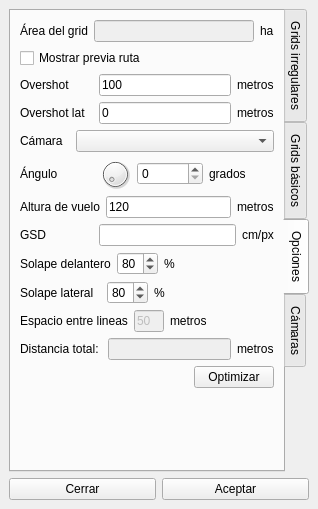
<?xml version="1.0" encoding="UTF-8"?>
<ui version="4.0">
 <class>GridDockWidget</class>
 <widget class="QDockWidget" name="GridDockWidget">
  <property name="geometry">
   <rect>
    <x>0</x>
    <y>0</y>
    <width>318</width>
    <height>509</height>
   </rect>
  </property>
  <property name="sizePolicy">
   <sizepolicy hsizetype="Minimum" vsizetype="Minimum">
    <horstretch>0</horstretch>
    <verstretch>0</verstretch>
   </sizepolicy>
  </property>
  <property name="windowTitle">
   <string>Grid</string>
  </property>
  <widget class="QWidget" name="dockWidgetContents">
   <layout class="QVBoxLayout" name="verticalLayout_4">
    <item>
     <widget class="QTabWidget" name="tabWidget">
      <property name="tabPosition">
       <enum>QTabWidget::East</enum>
      </property>
      <property name="currentIndex">
       <number>2</number>
      </property>
      <widget class="QWidget" name="tab">
       <attribute name="title">
        <string>Grids irregulares</string>
       </attribute>
       <layout class="QVBoxLayout" name="verticalLayout_3">
        <item>
         <widget class="QRadioButton" name="cajaRadioButton">
          <property name="text">
           <string>Caja envolvente</string>
          </property>
          <property name="checked">
           <bool>true</bool>
          </property>
         </widget>
        </item>
        <item>
         <layout class="QVBoxLayout" name="verticalLayout_2">
          <item>
           <layout class="QHBoxLayout" name="horizontalLayout_4">
            <item>
             <widget class="QPushButton" name="hadBoton">
              <property name="minimumSize">
               <size>
                <width>48</width>
                <height>48</height>
               </size>
              </property>
              <property name="text">
               <string/>
              </property>
              <property name="icon">
               <iconset resource="recursos.qrc">
                <normaloff>:/iconos/images/HAD32.png</normaloff>:/iconos/images/HAD32.png</iconset>
              </property>
              <property name="iconSize">
               <size>
                <width>48</width>
                <height>48</height>
               </size>
              </property>
              <property name="checkable">
               <bool>true</bool>
              </property>
             </widget>
            </item>
            <item>
             <widget class="QPushButton" name="haiBoton">
              <property name="text">
               <string/>
              </property>
              <property name="icon">
               <iconset resource="recursos.qrc">
                <normaloff>:/iconos/images/HAI32.png</normaloff>:/iconos/images/HAI32.png</iconset>
              </property>
              <property name="iconSize">
               <size>
                <width>48</width>
                <height>48</height>
               </size>
              </property>
              <property name="checkable">
               <bool>true</bool>
              </property>
             </widget>
            </item>
           </layout>
          </item>
          <item>
           <layout class="QHBoxLayout" name="horizontalLayout_3">
            <item>
             <widget class="QPushButton" name="habdBoton">
              <property name="text">
               <string/>
              </property>
              <property name="icon">
               <iconset resource="recursos.qrc">
                <normaloff>:/iconos/images/HABD32.png</normaloff>:/iconos/images/HABD32.png</iconset>
              </property>
              <property name="iconSize">
               <size>
                <width>48</width>
                <height>48</height>
               </size>
              </property>
              <property name="checkable">
               <bool>true</bool>
              </property>
             </widget>
            </item>
            <item>
             <widget class="QPushButton" name="habiBoton">
              <property name="text">
               <string/>
              </property>
              <property name="icon">
               <iconset resource="recursos.qrc">
                <normaloff>:/iconos/images/HABI32.png</normaloff>:/iconos/images/HABI32.png</iconset>
              </property>
              <property name="iconSize">
               <size>
                <width>48</width>
                <height>48</height>
               </size>
              </property>
              <property name="checkable">
               <bool>true</bool>
              </property>
             </widget>
            </item>
           </layout>
          </item>
          <item>
           <layout class="QHBoxLayout" name="horizontalLayout_2">
            <item>
             <widget class="QPushButton" name="vabdBoton">
              <property name="text">
               <string/>
              </property>
              <property name="icon">
               <iconset resource="recursos.qrc">
                <normaloff>:/iconos/images/VABD32.png</normaloff>:/iconos/images/VABD32.png</iconset>
              </property>
              <property name="iconSize">
               <size>
                <width>48</width>
                <height>48</height>
               </size>
              </property>
              <property name="checkable">
               <bool>true</bool>
              </property>
             </widget>
            </item>
            <item>
             <widget class="QPushButton" name="vabiBoton">
              <property name="text">
               <string/>
              </property>
              <property name="icon">
               <iconset resource="recursos.qrc">
                <normaloff>:/iconos/images/VABI32.png</normaloff>:/iconos/images/VABI32.png</iconset>
              </property>
              <property name="iconSize">
               <size>
                <width>48</width>
                <height>48</height>
               </size>
              </property>
              <property name="checkable">
               <bool>true</bool>
              </property>
             </widget>
            </item>
           </layout>
          </item>
          <item>
           <layout class="QHBoxLayout" name="horizontalLayout">
            <item>
             <widget class="QPushButton" name="vadBoton">
              <property name="text">
               <string/>
              </property>
              <property name="icon">
               <iconset resource="recursos.qrc">
                <normaloff>:/iconos/images/VAD32.png</normaloff>:/iconos/images/VAD32.png</iconset>
              </property>
              <property name="iconSize">
               <size>
                <width>48</width>
                <height>48</height>
               </size>
              </property>
              <property name="checkable">
               <bool>true</bool>
              </property>
             </widget>
            </item>
            <item>
             <widget class="QPushButton" name="vaiBoton">
              <property name="text">
               <string/>
              </property>
              <property name="icon">
               <iconset resource="recursos.qrc">
                <normaloff>:/iconos/images/VAI32.png</normaloff>:/iconos/images/VAI32.png</iconset>
              </property>
              <property name="iconSize">
               <size>
                <width>48</width>
                <height>48</height>
               </size>
              </property>
              <property name="checkable">
               <bool>true</bool>
              </property>
             </widget>
            </item>
           </layout>
          </item>
         </layout>
        </item>
        <item>
         <widget class="QCheckBox" name="verCajaCheckBox">
          <property name="text">
           <string>Ver caja envolvente</string>
          </property>
         </widget>
        </item>
        <item>
         <spacer name="verticalSpacer">
          <property name="orientation">
           <enum>Qt::Vertical</enum>
          </property>
          <property name="sizeHint" stdset="0">
           <size>
            <width>20</width>
            <height>40</height>
           </size>
          </property>
         </spacer>
        </item>
       </layout>
      </widget>
      <widget class="QWidget" name="tab_2">
       <attribute name="title">
        <string>Grids básicos</string>
       </attribute>
       <layout class="QVBoxLayout" name="verticalLayout">
        <item>
         <widget class="QRadioButton" name="poligonoRadioButton">
          <property name="text">
           <string>Polígono</string>
          </property>
         </widget>
        </item>
       </layout>
      </widget>
      <widget class="QWidget" name="tab_4">
       <attribute name="title">
        <string>Opciones</string>
       </attribute>
       <layout class="QVBoxLayout" name="verticalLayout_5">
        <item>
         <layout class="QHBoxLayout" name="horizontalLayout_8">
          <item>
           <widget class="QLabel" name="areaLabel">
            <property name="text">
             <string>Área del grid</string>
            </property>
           </widget>
          </item>
          <item>
           <widget class="QLineEdit" name="areaGridTextEdit">
            <property name="enabled">
             <bool>false</bool>
            </property>
           </widget>
          </item>
          <item>
           <widget class="QLabel" name="label">
            <property name="text">
             <string>ha</string>
            </property>
           </widget>
          </item>
         </layout>
        </item>
        <item>
         <widget class="QCheckBox" name="visualizarRutaCheckBox">
          <property name="text">
           <string>Mostrar previa ruta</string>
          </property>
          <property name="checked">
           <bool>false</bool>
          </property>
         </widget>
        </item>
        <item>
         <layout class="QHBoxLayout" name="horizontalLayout_6">
          <item>
           <widget class="QLabel" name="overshotLabel">
            <property name="minimumSize">
             <size>
              <width>73</width>
              <height>0</height>
             </size>
            </property>
            <property name="text">
             <string>Overshot</string>
            </property>
           </widget>
          </item>
          <item>
           <widget class="QLineEdit" name="overshotTextEdit">
            <property name="text">
             <string>100</string>
            </property>
           </widget>
          </item>
          <item>
           <widget class="QLabel" name="metros1Label">
            <property name="enabled">
             <bool>true</bool>
            </property>
            <property name="text">
             <string>metros</string>
            </property>
           </widget>
          </item>
         </layout>
        </item>
        <item>
         <layout class="QHBoxLayout" name="horizontalLayout_13">
          <item>
           <widget class="QLabel" name="overshotlatLabel">
            <property name="minimumSize">
             <size>
              <width>73</width>
              <height>0</height>
             </size>
            </property>
            <property name="text">
             <string>Overshot lat</string>
            </property>
           </widget>
          </item>
          <item>
           <widget class="QLineEdit" name="overshotLatEditText">
            <property name="text">
             <string>0</string>
            </property>
           </widget>
          </item>
          <item>
           <widget class="QLabel" name="metros2Label">
            <property name="text">
             <string>metros</string>
            </property>
           </widget>
          </item>
         </layout>
        </item>
        <item>
         <layout class="QHBoxLayout" name="horizontalLayout_9">
          <item>
           <widget class="QLabel" name="camaraLabel">
            <property name="maximumSize">
             <size>
              <width>50</width>
              <height>16777215</height>
             </size>
            </property>
            <property name="text">
             <string>Cámara</string>
            </property>
           </widget>
          </item>
          <item>
           <widget class="QComboBox" name="comboBox"/>
          </item>
         </layout>
        </item>
        <item>
         <layout class="QHBoxLayout" name="horizontalLayout_14">
          <item>
           <widget class="QLabel" name="anguloLabel">
            <property name="minimumSize">
             <size>
              <width>73</width>
              <height>0</height>
             </size>
            </property>
            <property name="text">
             <string>Ángulo</string>
            </property>
           </widget>
          </item>
          <item>
           <widget class="QDial" name="anguloDial">
            <property name="maximumSize">
             <size>
              <width>32</width>
              <height>32</height>
             </size>
            </property>
            <property name="maximum">
             <number>359</number>
            </property>
           </widget>
          </item>
          <item>
           <widget class="QSpinBox" name="anguloSpinBox">
            <property name="maximum">
             <number>359</number>
            </property>
           </widget>
          </item>
          <item>
           <widget class="QLabel" name="gradosAnguloLabel">
            <property name="text">
             <string>grados</string>
            </property>
           </widget>
          </item>
         </layout>
        </item>
        <item>
         <layout class="QHBoxLayout" name="horizontalLayout_7">
          <item>
           <widget class="QLabel" name="alturaLabel">
            <property name="minimumSize">
             <size>
              <width>73</width>
              <height>0</height>
             </size>
            </property>
            <property name="text">
             <string>Altura de vuelo</string>
            </property>
           </widget>
          </item>
          <item>
           <widget class="QLineEdit" name="alturaVueloTextEdit">
            <property name="enabled">
             <bool>true</bool>
            </property>
            <property name="text">
             <string>120</string>
            </property>
           </widget>
          </item>
          <item>
           <widget class="QLabel" name="metros3Label">
            <property name="text">
             <string>metros</string>
            </property>
           </widget>
          </item>
         </layout>
        </item>
        <item>
         <layout class="QHBoxLayout" name="horizontalLayout_15">
          <item>
           <widget class="QLabel" name="label_2">
            <property name="minimumSize">
             <size>
              <width>73</width>
              <height>0</height>
             </size>
            </property>
            <property name="text">
             <string>GSD</string>
            </property>
           </widget>
          </item>
          <item>
           <widget class="QLineEdit" name="gsdText"/>
          </item>
          <item>
           <widget class="QLabel" name="label_3">
            <property name="text">
             <string>cm/px</string>
            </property>
           </widget>
          </item>
         </layout>
        </item>
        <item>
         <layout class="QHBoxLayout" name="horizontalLayout_10">
          <item>
           <widget class="QLabel" name="solapedelanteroLabel">
            <property name="text">
             <string>Solape delantero</string>
            </property>
           </widget>
          </item>
          <item>
           <widget class="QSpinBox" name="solapeDelanteroSpinBox">
            <property name="enabled">
             <bool>true</bool>
            </property>
            <property name="minimum">
             <number>1</number>
            </property>
            <property name="value">
             <number>80</number>
            </property>
           </widget>
          </item>
          <item>
           <widget class="QLabel" name="porcentaje1Label">
            <property name="text">
             <string>%</string>
            </property>
           </widget>
          </item>
          <item>
           <spacer name="horizontalSpacer">
            <property name="orientation">
             <enum>Qt::Horizontal</enum>
            </property>
            <property name="sizeHint" stdset="0">
             <size>
              <width>40</width>
              <height>20</height>
             </size>
            </property>
           </spacer>
          </item>
         </layout>
        </item>
        <item>
         <layout class="QHBoxLayout" name="horizontalLayout_11">
          <item>
           <widget class="QLabel" name="solapelateralLabel">
            <property name="minimumSize">
             <size>
              <width>81</width>
              <height>0</height>
             </size>
            </property>
            <property name="text">
             <string>Solape lateral</string>
            </property>
           </widget>
          </item>
          <item>
           <widget class="QSpinBox" name="solapeLateralSpinBox">
            <property name="enabled">
             <bool>true</bool>
            </property>
            <property name="minimum">
             <number>1</number>
            </property>
            <property name="value">
             <number>80</number>
            </property>
           </widget>
          </item>
          <item>
           <widget class="QLabel" name="porcentaje2Label">
            <property name="text">
             <string>%</string>
            </property>
           </widget>
          </item>
          <item>
           <spacer name="horizontalSpacer_2">
            <property name="orientation">
             <enum>Qt::Horizontal</enum>
            </property>
            <property name="sizeHint" stdset="0">
             <size>
              <width>40</width>
              <height>20</height>
             </size>
            </property>
           </spacer>
          </item>
         </layout>
        </item>
        <item>
         <layout class="QHBoxLayout" name="horizontalLayout_12">
          <item>
           <widget class="QLabel" name="espacioLineasLabel">
            <property name="text">
             <string>Espacio entre lineas</string>
            </property>
           </widget>
          </item>
          <item>
           <widget class="QLineEdit" name="espacioLineasTextEdit">
            <property name="enabled">
             <bool>false</bool>
            </property>
            <property name="maximumSize">
             <size>
              <width>30</width>
              <height>16777215</height>
             </size>
            </property>
            <property name="text">
             <string>50</string>
            </property>
           </widget>
          </item>
          <item>
           <widget class="QLabel" name="metros4Label">
            <property name="text">
             <string>metros</string>
            </property>
           </widget>
          </item>
         </layout>
        </item>
        <item>
         <layout class="QHBoxLayout" name="horizontalLayout_16">
          <item>
           <widget class="QLabel" name="distanciaTotalLabel">
            <property name="text">
             <string>Distancia total: </string>
            </property>
           </widget>
          </item>
          <item>
           <widget class="QLineEdit" name="distanciaRecorridoText">
            <property name="enabled">
             <bool>false</bool>
            </property>
           </widget>
          </item>
          <item>
           <widget class="QLabel" name="meters5Label">
            <property name="text">
             <string>metros</string>
            </property>
           </widget>
          </item>
         </layout>
        </item>
        <item>
         <layout class="QHBoxLayout" name="horizontalLayout_17">
          <item>
           <spacer name="horizontalSpacer_3">
            <property name="orientation">
             <enum>Qt::Horizontal</enum>
            </property>
            <property name="sizeHint" stdset="0">
             <size>
              <width>40</width>
              <height>20</height>
             </size>
            </property>
           </spacer>
          </item>
          <item>
           <widget class="QPushButton" name="optimizarBoton">
            <property name="text">
             <string>Optimizar</string>
            </property>
           </widget>
          </item>
         </layout>
        </item>
        <item>
         <spacer name="verticalSpacer_2">
          <property name="orientation">
           <enum>Qt::Vertical</enum>
          </property>
          <property name="sizeHint" stdset="0">
           <size>
            <width>20</width>
            <height>40</height>
           </size>
          </property>
         </spacer>
        </item>
       </layout>
      </widget>
      <widget class="QWidget" name="tab_3">
       <attribute name="title">
        <string>Cámaras</string>
       </attribute>
      </widget>
     </widget>
    </item>
    <item>
     <layout class="QHBoxLayout" name="horizontalLayout_5">
      <item>
       <widget class="QPushButton" name="cerrarBoton">
        <property name="text">
         <string>Cerrar</string>
        </property>
       </widget>
      </item>
      <item>
       <widget class="QPushButton" name="aplicarBoton">
        <property name="text">
         <string>Aceptar</string>
        </property>
       </widget>
      </item>
     </layout>
    </item>
   </layout>
  </widget>
 </widget>
 <resources>
  <include location="recursos.qrc"/>
 </resources>
 <connections/>
</ui>
